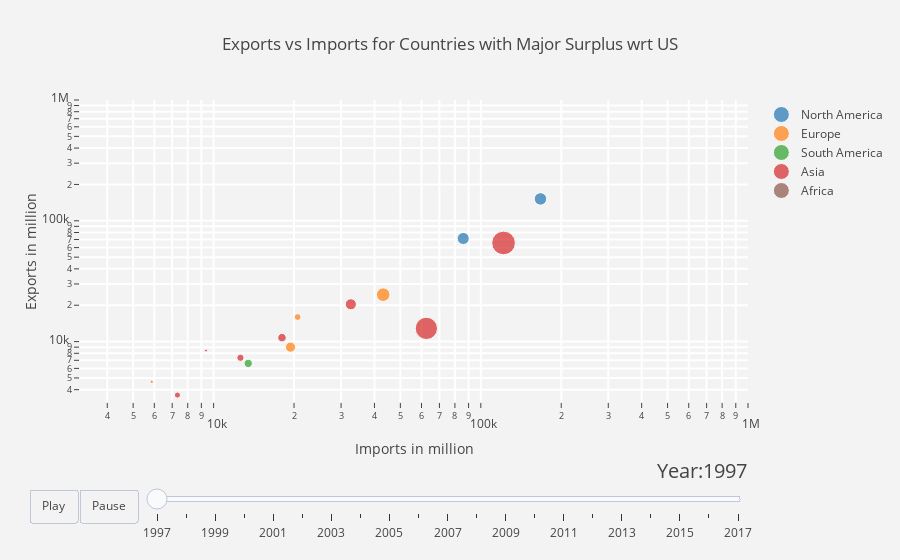

The cell this chart's notebook holds for it:
### Code cell
py.iplot(figure)

### Figure 1 — Plotly figure (JSON) as saved in the notebook; plotly's stock layout.template omitted (floating-point values rounded to 4 significant figures)
{"data": [{"marker": {"size": [15470.0, 14550.0], "sizemode": "area", "sizeref": 200}, "mode": "markers", "name": "North America", "text": ["Canada", "Mexico"], "x": [167200.0, 85940.0], "y": [151800.0, 71390.0]}, {"marker": {"size": [1224.0, 4672.0, 18660.0, 10410.0], "sizemode": "area", "sizeref": 200}, "mode": "markers", "name": "Europe", "text": ["Ireland", "France", "Germany", "Italy"], "x": [5867.0, 20640.0, 43120.0, 19410.0], "y": [4642.0, 15960.0, 24460.0, 8995.0]}, {"marker": {"size": [6875.0], "sizemode": "area", "sizeref": 200}, "mode": "markers", "name": "South America", "text": ["Venezuela"], "x": [13480.0], "y": [6602.0]}, {"marker": {"size": [927.1, 3715, 5252.0, 7247.0, 49700.0, 12260.0, 56110.0], "sizemode": "area", "sizeref": 200}, "mode": "markers", "name": "Asia", "text": ["Saudi Arabia", "India", "Thailand", "Malaysia", "China", "Taiwan", "Japan"], "x": [9365, 7322.0, 12600.0, 18030.0, 62560.0, 32630.0, 121700.0], "y": [8438.0, 3608.0, 7350.0, 10780.0, 12860.0, 20370.0, 65550.0]}, {"marker": {"size": [], "sizemode": "area", "sizeref": 200}, "mode": "markers", "name": "Oceania", "text": [], "x": [], "y": []}, {"marker": {"size": [5536.0], "sizemode": "area", "sizeref": 200}, "mode": "markers", "name": "Africa", "text": ["Nigeria"], "x": [6349.0], "y": [813]}], "layout": {"hovermode": "closest", "paper_bgcolor": "rgb(243, 243, 243)", "plot_bgcolor": "rgb(243, 243, 243)", "sliders": [{"active": 0, "currentvalue": {"font": {"size": 20}, "prefix": "Year:", "visible": true, "xanchor": "right"}, "len": 0.9, "pad": {"b": 10, "t": 50}, "steps": [{"args": [[1997], {"frame": {"duration": 300, "redraw": false}, "mode": "immediate", "transition": {"duration": 300}}], "label": 1997, "method": "animate"}, {"args": [[1998], {"frame": {"duration": 300, "redraw": false}, "mode": "immediate", "transition": {"duration": 300}}], "label": 1998, "method": "animate"}, {"args": [[1999], {"frame": {"duration": 300, "redraw": false}, "mode": "immediate", "transition": {"duration": 300}}], "label": 1999, "method": "animate"}, {"args": [[2000], {"frame": {"duration": 300, "redraw": false}, "mode": "immediate", "transition": {"duration": 300}}], "label": 2000, "method": "animate"}, {"args": [[2001], {"frame": {"duration": 300, "redraw": false}, "mode": "immediate", "transition": {"duration": 300}}], "label": 2001, "method": "animate"}, {"args": [[2002], {"frame": {"duration": 300, "redraw": false}, "mode": "immediate", "transition": {"duration": 300}}], "label": 2002, "method": "animate"}, {"args": [[2003], {"frame": {"duration": 300, "redraw": false}, "mode": "immediate", "transition": {"duration": 300}}], "label": 2003, "method": "animate"}, {"args": [[2004], {"frame": {"duration": 300, "redraw": false}, "mode": "immediate", "transition": {"duration": 300}}], "label": 2004, "method": "animate"}, {"args": [[2005], {"frame": {"duration": 300, "redraw": false}, "mode": "immediate", "transition": {"duration": 300}}], "label": 2005, "method": "animate"}, {"args": [[2006], {"frame": {"duration": 300, "redraw": false}, "mode": "immediate", "transition": {"duration": 300}}], "label": 2006, "method": "animate"}, {"args": [[2007], {"frame": {"duration": 300, "redraw": false}, "mode": "immediate", "transition": {"duration": 300}}], "label": 2007, "method": "animate"}, {"args": [[2008], {"frame": {"duration": 300, "redraw": false}, "mode": "immediate", "transition": {"duration": 300}}], "label": 2008, "method": "animate"}, {"args": [[2009], {"frame": {"duration": 300, "redraw": false}, "mode": "immediate", "transition": {"duration": 300}}], "label": 2009, "method": "animate"}, {"args": [[2010], {"frame": {"duration": 300, "redraw": false}, "mode": "immediate", "transition": {"duration": 300}}], "label": 2010, "method": "animate"}, {"args": [[2011], {"frame": {"duration": 300, "redraw": false}, "mode": "immediate", "transition": {"duration": 300}}], "label": 2011, "method": "animate"}, {"args": [[2012], {"frame": {"duration": 300, "redraw": false}, "mode": "immediate", "transition": {"duration": 300}}], "label": 2012, "method": "animate"}, {"args": [[2013], {"frame": {"duration": 300, "redraw": false}, "mode": "immediate", "transition": {"duration": 300}}], "label": 2013, "method": "animate"}, {"args": [[2014], {"frame": {"duration": 300, "redraw": false}, "mode": "immediate", "transition": {"duration": 300}}], "label": 2014, "method": "animate"}, {"args": [[2015], {"frame": {"duration": 300, "redraw": false}, "mode": "immediate", "transition": {"duration": 300}}], "label": 2015, "method": "animate"}, {"args": [[2016], {"frame": {"duration": 300, "redraw": false}, "mode": "immediate", "transition": {"duration": 300}}], "label": 2016, "method": "animate"}, {"args": [[2017], {"frame": {"duration": 300, "redraw": false}, "mode": "immediate", "transition": {"duration": 300}}], "label": 2017, "method": "animate"}], "transition": {"duration": 300, "easing": "cubic-in-out"}, "x": 0.1, "xanchor": "left", "y": 0, "yanchor": "top"}], "title": "Exports vs Imports for Countries with Major Surplus wrt US", "updatemenus": [{"buttons": [{"args": [null, {"frame": {"duration": 500, "redraw": false}, "fromcurrent": true, "transition": {"duration": 300, "easing": "quadratic-in-out"}}], "label": "Play", "method": "animate"}, {"args": [[null], {"frame": {"duration": 0, "redraw": false}, "mode": "immediate", "transition": {"duration": 0}}], "label": "Pause", "method": "animate"}], "direction": "left", "pad": {"r": 10, "t": 87}, "showactive": false, "type": "buttons", "x": 0.1, "xanchor": "right", "y": 0, "yanchor": "top"}], "xaxis": {"gridcolor": "rgb(255, 255, 255)", "gridwidth": 2, "range": [3.5, 6], "ticklen": 5, "title": "Imports in million", "type": "log", "zerolinewidth": 1}, "yaxis": {"gridcolor": "rgb(255, 255, 255)", "gridwidth": 2, "range": [3.5, 6], "ticklen": 5, "title": "Exports in million", "type": "log", "zerolinewidth": 1}}}
